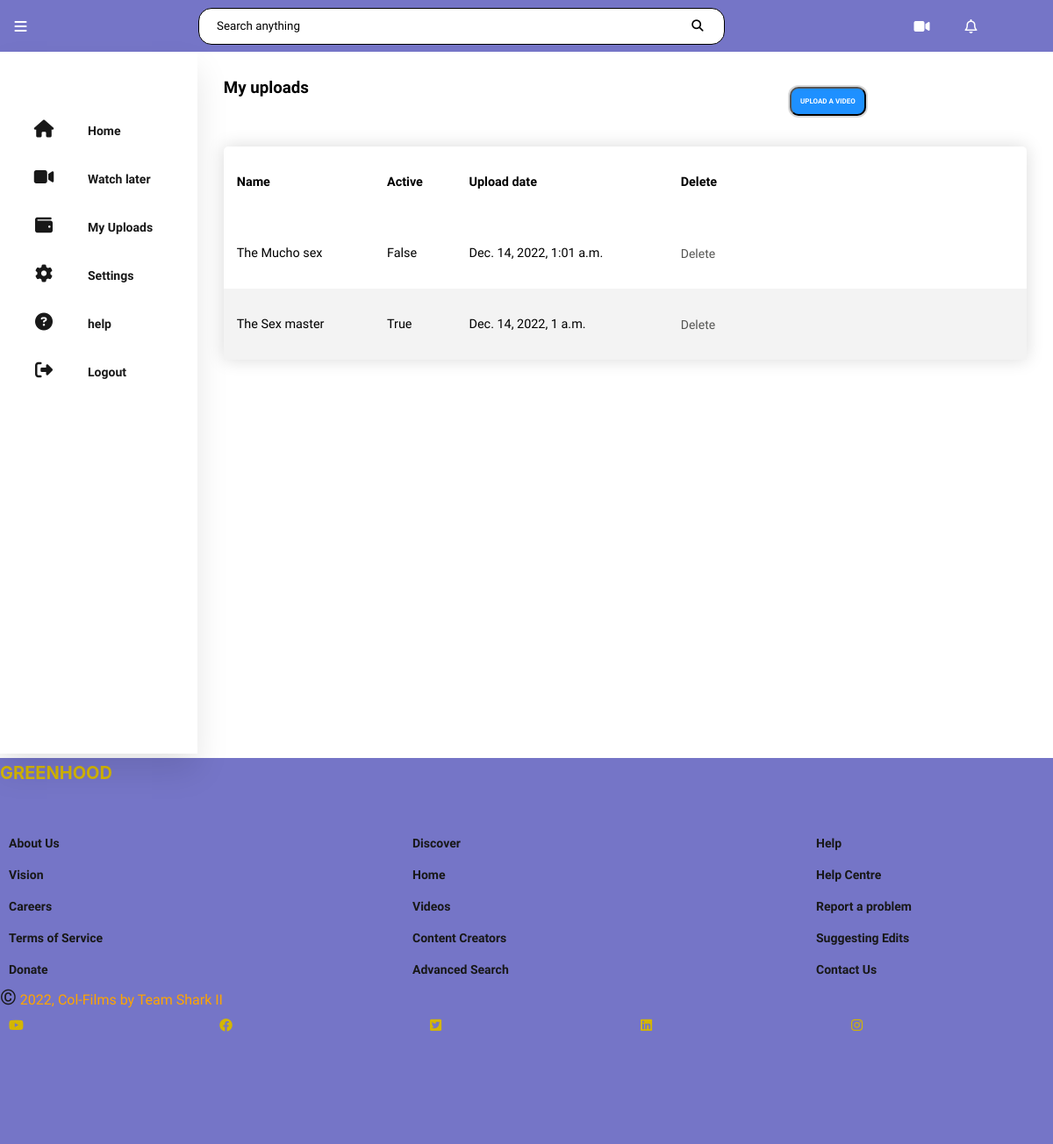
Page /myvideos (signed in) on the committed database.
### core/models.py (models this page shows, shortened)
class Reel(models.Model):
    uploader = models.ForeignKey(
        settings.AUTH_USER_MODEL, verbose_name=_("uploaded by"),
        on_delete=models.CASCADE
    )
    title = models.CharField(
        _("video title"), max_length=255,
        help_text=_("Enter a title for your short video")
    )
    description = models.TextField(
        _("long description"),
        help_text=_("Enter a description for your short video")
    )
    category = models.ManyToManyField(
        Category, verbose_name=_("video category"),
        help_text=_("choose a category for your short video")
    )
    cover_thumbnail = models.FileField(
        _("video cover"), upload_to="reels/cover", help_text=_("cover image"),
        null=True, blank=True, validators=[
            FileExtensionValidator(allowed_extensions=['jpg', 'jpeg', 'png'])
        ]
    )
    video = models.FileField(
        _("video file"), upload_to='reels', max_length=100,
        help_text=_("upload short video file less than 15 minutes"),
        validators=[FileExtensionValidator(allowed_extensions=[
            'MOV', 'avi', 'mp4', 'webm', 'mkv'
        ])]
    )
    published = models.BooleanField(
        _("published status"), default=False,
        help_text=_("Designates whether video has been published."),
    )
    date_posted = models.DateTimeField(
        _("date uploaded"), default=timezone.now,
        help_text="date video was uploaded"
    )
    class Meta:
        ordering = ['-date_posted', 'title']

### core/views.py (the view)
# urls.py: path('myvideos', views.Up.as_view(), name= 'myvideos'),
class Up(ListView):
    model = Reel
    template_name ='up.html'
    context_object_name = 'reels'
    def get_context_data(self,  **kwargs):
        context = super().get_context_data(**kwargs)
        context['myvid'] = Reel.objects.filter(uploader=self.request.user)
        return context

### core/templates/up.html (shortened to what this page needs)
<!DOCTYPE html>
<html lang="en">
<head>
    <link rel="stylesheet" href="https://cdnjs.cloudflare.com/ajax/libs/font-awesome/6.2.1/css/all.min.css"
 />
    <link rel="stylesheet" href="up.css">
</head>
<body>
    <div class="container">
        <nav>
            <i class="fa fa-bars menu" aria-hidden="true"></i>
            <div class="search-bar">
                <input type="text" placeholder="Search anything" name="Q" class="search-txt">
                <button type="submit"><i class="fa fa-search" aria-hidden="true"></i></button>
            </div>
            <div class="profile">
                <i class="fa fa-video-camera alarm" aria-hidden="true"></i>
                <i class="fa-regular fa-bell"></i>
            </div>
        </nav>
    </div>
    <div class="container">
        <section>
            <ul>
                <li><a href="../Dashboard page/dash.html"><i class="fas fa-home"></i>
                        <span class="nav-item">Home</span></i>
                    </a>
                </li>
                <li><a href="../Play video page/vid.html"><i class="fas fa fa-video-camera" aria-hidden="true"></i>
                        <span class="nav-item">Watch later</span>
                    </a>
                </li>
                <li><a href="../upload page/up.html"><i class="fas fa-wallet"></i>
                        <span class="nav-item">My Uploads</span>
                    </a>
                </li>
                <li><a href="_blank"><i class="fas fa-cog"></i>
                        <span class="nav-item">Settings</span>
                    </a>
                </li>
                <li><a href=""><i class="fas fa-question-circle"></i>
                        <span class="nav-item">help</span>
                    </a>
                </li>
                <li><a href="../Landing page/index.html" class="logout"><i class="fas fa-sign-out-alt"></i>
                        <span class="nav-item">Logout</span>
                    </a>
                </li>
            </ul>
        </section>
        <div class="main">
            <div class="main-top">
                <h3>
                    My uploads
                </h3>
               <a href="{% url 'upload' %}"> <button class="btn"> Upload a video</button></a>
            </div>
            <table class="content-table">
                <thead>
                    <tr>
                        <th>Name</th>
                        <th>Active</th>
                        <th>Upload date</th>
                        <th>Delete</th>
                    </tr>
                </thead>
                <tbody>
                    {% for vid in myvid %}
                    <tr>
                        <td>{{vid.title}}</td>
                        <td>{{vid.published}}</td>
                        <td>{{vid.date_posted}}</td>
                        <td><a href='{% url "deleteupload" vid.pk %}'>Delete</a></td>
                    </tr>
                    {% endfor %}
                </tbody>
            </table>
        </div>
    </div>
</body>
 <footer>
    <div class="logo">GREENHOOD</div>
    <div class="column_container">
      <div class="column">
        <ul>
          <li><a href="">About Us</a></li>
          <li><a href="">Vision</a></li>
          <li><a href="">Careers</a></li>
          <li><a href="">Terms of Service</a></li>
          <li><a href="">Donate</a></li>
        </ul>
      </div>
      <div class="column">
        <ul>
          <li><a href="">Discover</a></li>
          <li><a href="">Home</a></li>
          <li><a href="">Videos</a></li>
          <li><a href="">Content Creators</a></li>
          <li><a href="">Advanced Search</a></li>
        </ul>
      </div>
      <div class="column">
        <ul>
          <li><a href="">Help</a></li>
          <li><a href="">Help Centre</a></li>
          <li><a href="">Report a problem</a></li>
          <li><a href="">Suggesting Edits</a></li>
          <li><a href="">Contact Us</a></li>
        </ul>
      </div>
    </div>
    <div class="copyright_and_brand_icons">
      <div class="copyright">
        <span>&copy</span> 2022, Col-Films by Team Shark II
      </div>
      <div class="brand_icons">
        <a href="#"><i class="fa-brands fa-youtube"></i></a>
        <a href="#"><i class="fa-brands fa-facebook"></i></a>
        <a href="#"><i class="fa-brands fa-square-twitter"></i></i></a>
        <a href="#"><i class="fa-brands fa-linkedin"></i></a>
        <a href="#"><i class="fa-brands fa-instagram"></i></i></a>
      </div>
    </div>
</footer>
</html>

### core/templates/up.css (style rules this page uses)
* { margin: 0; padding: 0; box-sizing: border-box; font-family: "Kumbh Sans", sans-serif; max-width: 100%; }
:root { --primary-color: #000072; --primary-color-2: #2121a8; --primary-color-3: #7575c7; --secondary-color: #e1c202; --secondary-color-2: #eedc6e; --secondary-color-3: #efe6ae; --tertiary-color: #a1bcc7; --tertiary-color-2: #181818; --tertiary-color-3: #858585; --tertiary-color-4: #b8b8b8; --background: #ffffff; --logo-color: #d4b600; }
nav { width: 100%; margin: 0px 0px; display: flex; justify-content: space-between; align-items: center; padding: 0.1rem; background: var(--primary-color-3); }
nav .menu { margin-left: 15px; }
.profile { display: flex; align-items: center; margin-right: 15px; }
.profile i, .menu { color: var(--background); }
.alarm, .fa-regular { margin: 20px; }
span { color: var(--tertiary-color-2); }
.search-bar { display: flex; border: 1px solid; justify-content: space-between; width: 600px; border-radius: 15px; padding: 10px 20px; background: var(--background); }
::placeholder { color: #000; }
.search-bar .search-txt { border: none; background: none; outline: none; }
.search-bar button { background: transparent; color: #000; border: 0; width: 20px; height: 20px; border-radius: 50%; cursor: pointer; }
.container { display: flex; }
section { position: relative; top: 0; bottom: 0; left: 0; height: 100vh; background: #fff; width: 280px; overflow: hidden; box-shadow: 0px 20px 35px rgba(0, 0, 0, 0.1); }
a { position: relative; color: rgb(85, 85, 83); font-size: 14px; display: table; width: 280px; padding: 10px; text-decoration: none; }
section .fas { position: relative; width: 80px; height: 25px; top: 18px; font-size: 20px; text-align: center; }
section ul li { margin-bottom: 10px; }
.nav-item { position: relative; top: 18px; margin-left: 10px; }
.logout { position: absolute; }
.btn { border-radius: 10px; font-size: 8px; font-weight: bold; background: #1e90ff; padding: 10px; text-align: center; text-decoration: none; text-transform: uppercase; color: var(--background); cursor: pointer; box-shadow: 0 0 0 2px rgba(0, 0, 0, 0.15); }
.main { position: relative; padding: 30px; width: 100%; height: 100vh; overflow: auto; }
.main-top { display: flex; justify-content: space-between; width: 100%; }
.content-table { border-collapse: collapse; margin: 25px 0; width: 100%; font-size: 0.9em; border-radius: 5px 5px 0 0; overflow: hidden; box-shadow: 0 0 20px rgba(0, 0, 0, 0.15); }
.content-table thead tr { text-align: left; font-weight: bold; }
.content-table th, .content-table td { padding: 32px 15px; }
.content-table tbody tr:nth-of-type(even) { background-color: #f3f3f3; }
footer { bottom: 0; margin-top: 5px; padding-top: 5px; background: var(--primary-color-3); height: 55vh; overflow: fixed; }
footer .logo { font-family: "Inter", sans-serif; color: var(--logo-color); font-size: 20px; font-weight: 700; }
.column_container { width: 100%; display: flex; flex-direction: row; justify-content: space-between; align-items: center; margin: auto; position: relative; bottom: 0; }
ul { margin-top: 50px; }
li { list-style: none; }
li:nth-child(1) { font-size: 20px; font-weight: 700; }
li a:nth-child(1) { font-weight: 700; }
li a { text-decoration: none; color: var(--tertiary-color-2); font-weight: 400; }
.copyright { color: orange; }
.copyright span { font-size: 24px; }
.brand_icons { display: flex; }
.brand_icons i { color: var(--logo-color); font-size: 15px; }

### rows in the picture
Reel: title "The Mucho sex", published "False", date_posted "Dec. 14, 2022, 1:01 a.m."
Reel: title "The Sex master", published "True", date_posted "Dec. 14, 2022, 1 a.m."
